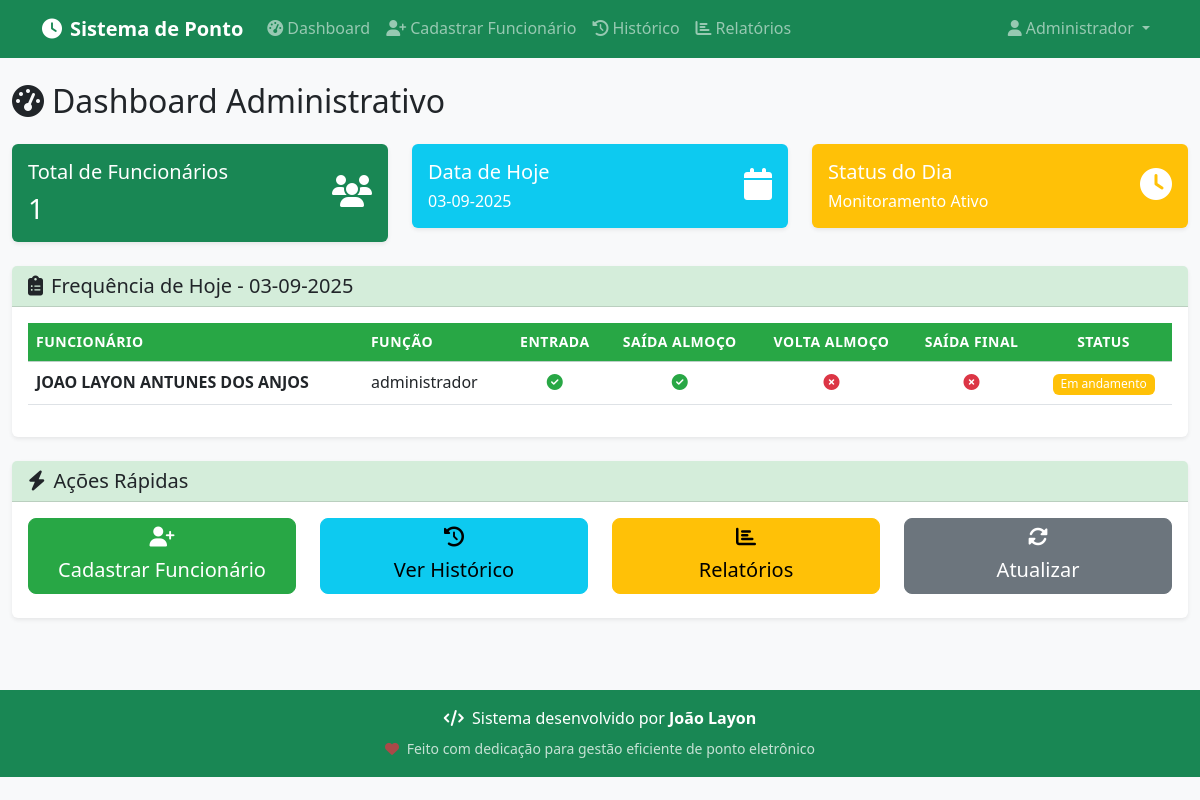
Page /admin (signed in) on the committed database.
### tables this page shows
CREATE TABLE usuarios (
            id INTEGER PRIMARY KEY AUTOINCREMENT,
            nome TEXT NOT NULL,
            cpf TEXT UNIQUE NOT NULL,
            funcao TEXT NOT NULL,
            login TEXT UNIQUE NOT NULL,
            senha TEXT NOT NULL,
            perfil TEXT NOT NULL CHECK (perfil IN ('admin', 'colaborador')),
            created_at TIMESTAMP DEFAULT CURRENT_TIMESTAMP
        );

### routes.py (the view)
@app.route('/admin')
@login_required
def admin_dashboard():
    if current_user.perfil != 'admin':
        flash('Acesso negado!', 'danger')
        return redirect(url_for('employee_dashboard'))
    db = get_db()
    today = get_brasilia_date().strftime('%d-%m-%Y')
    employees_today = db.execute('''
        SELECT u.nome, u.funcao,
               COUNT(CASE WHEN p.tipo = 'entrada' THEN 1 END) as entrada,
               COUNT(CASE WHEN p.tipo = 'saida_almoco' THEN 1 END) as saida_almoco,
               COUNT(CASE WHEN p.tipo = 'volta_almoco' THEN 1 END) as volta_almoco,
               COUNT(CASE WHEN p.tipo = 'saida_final' THEN 1 END) as saida_final
        FROM usuarios u
        LEFT JOIN pontos p ON u.id = p.usuario_id AND p.data = ?
        WHERE u.perfil = 'colaborador'
        GROUP BY u.id, u.nome, u.funcao
        ORDER BY u.nome
    ''', (today,)).fetchall()
    total_employees = db.execute(
        'SELECT COUNT(*) as count FROM usuarios WHERE perfil = "colaborador"'
    ).fetchone()['count']
    return render_template('admin_dashboard.html',
                         employees_today=employees_today,
                         total_employees=total_employees,
                         today=today)

### auth.py (called while the page is built)
@login_manager.user_loader
def load_user(user_id):
    return User.get(user_id)

    @staticmethod
    def get(user_id):
        db = get_db()
        user_data = db.execute(
            'SELECT * FROM usuarios WHERE id = ?', (user_id,)
        ).fetchone()
        if user_data:
            return User(
                id=user_data['id'],
                nome=user_data['nome'],
                cpf=user_data['cpf'],
                funcao=user_data['funcao'],
                login=user_data['login'],
                perfil=user_data['perfil']
            )
        return None

### database.py (called while the page is built)
def get_db():
    if 'db' not in g:
        g.db = sqlite3.connect(DATABASE)
        g.db.row_factory = sqlite3.Row
    return g.db

@app.teardown_appcontext
def close_db_handler(error):
    close_db(error)

### routes.py (called while the page is built)
def get_brasilia_time():
    return datetime.now(BRASIL_TZ)

def get_brasilia_date():
    return get_brasilia_time().date()

### templates/admin_dashboard.html (shortened to what this page needs)
{% extends "base.html" %}
{% block content %}
<div class="row">
    <div class="col-12">
        <h2 class="mb-4">
            <i class="fas fa-tachometer-alt me-2"></i>Dashboard Administrativo
        </h2>
    </div>
</div>
<div class="row mb-4">
    <div class="col-md-4">
        <div class="card bg-success text-white">
            <div class="card-body">
                <div class="d-flex justify-content-between">
                    <div>
                        <h5 class="card-title">Total de Funcionários</h5>
                        <h3 class="mb-0">{{ total_employees }}</h3>
                    </div>
                    <div class="align-self-center">
                        <i class="fas fa-users fa-2x"></i>
                    </div>
                </div>
            </div>
        </div>
    </div>
    <div class="col-md-4">
        <div class="card bg-info text-white">
            <div class="card-body">
                <div class="d-flex justify-content-between">
                    <div>
                        <h5 class="card-title">Data de Hoje</h5>
                        <h6 class="mb-0">{{ today }}</h6>
                    </div>
                    <div class="align-self-center">
                        <i class="fas fa-calendar fa-2x"></i>
                    </div>
                </div>
            </div>
        </div>
    </div>
    <div class="col-md-4">
        <div class="card bg-warning text-white">
            <div class="card-body">
                <div class="d-flex justify-content-between">
                    <div>
                        <h5 class="card-title">Status do Dia</h5>
                        <h6 class="mb-0">Monitoramento Ativo</h6>
                    </div>
                    <div class="align-self-center">
                        <i class="fas fa-clock fa-2x"></i>
                    </div>
                </div>
            </div>
        </div>
    </div>
</div>
<div class="row">
    <div class="col-12">
        <div class="card">
            <div class="card-header">
                <h5 class="card-title mb-0">
                    <i class="fas fa-clipboard-list me-2"></i>Frequência de Hoje - {{ today }}
                </h5>
            </div>
            <div class="card-body">
                {% if employees_today %}
                <div class="table-responsive">
                    <table class="table table-hover">
                        <thead class="table-success">
                            <tr>
                                <th>Funcionário</th>
                                <th>Função</th>
                                <th class="text-center">Entrada</th>
                                <th class="text-center">Saída Almoço</th>
                                <th class="text-center">Volta Almoço</th>
                                <th class="text-center">Saída Final</th>
                                <th class="text-center">Status</th>
                            </tr>
                        </thead>
                        <tbody>
                            {% for employee in employees_today %}
                            <tr>
                                <td>
                                    <strong>{{ employee.nome }}</strong>
                                </td>
                                <td>{{ employee.funcao }}</td>
                                <td class="text-center">
                                    {% if employee.entrada > 0 %}
                                        <i class="fas fa-check-circle text-success"></i>
                                    {% else %}
                                        <i class="fas fa-times-circle text-danger"></i>
                                    {% endif %}
                                </td>
                                <td class="text-center">
                                    {% if employee.saida_almoco > 0 %}
                                        <i class="fas fa-check-circle text-success"></i>
                                    {% else %}
                                        <i class="fas fa-times-circle text-danger"></i>
                                    {% endif %}
                                </td>
                                <td class="text-center">
                                    {% if employee.volta_almoco > 0 %}
                                        <i class="fas fa-check-circle text-success"></i>
                                    {% else %}
                                        <i class="fas fa-times-circle text-danger"></i>
                                    {% endif %}
                                </td>
                                <td class="text-center">
                                    {% if employee.saida_final > 0 %}
                                        <i class="fas fa-check-circle text-success"></i>
                                    {% else %}
                                        <i class="fas fa-times-circle text-danger"></i>
                                    {% endif %}
                                </td>
                                <td class="text-center">
                                    {% set total_punches = employee.entrada + employee.saida_almoco + employee.volta_almoco + employee.saida_final %}
                                    {% if total_punches == 4 %}
                                        <span class="badge bg-success">Completo</span>
                                    {% elif total_punches > 0 %}
                                        <span class="badge bg-warning">Em andamento</span>
                                    {% else %}
                                        <span class="badge bg-danger">Ausente</span>
                                    {% endif %}
                                </td>
                            </tr>
                            {% endfor %}
                        </tbody>
                    </table>
                </div>
                {% endif %}
            </div>
        </div>
    </div>
</div>
<div class="row mt-4">
    <div class="col-12">
        <div class="card">
            <div class="card-header">
                <h5 class="card-title mb-0">
                    <i class="fas fa-bolt me-2"></i>Ações Rápidas
                </h5>
            </div>
            <div class="card-body">
                <div class="row">
                    <div class="col-md-3 mb-2">
                        <a href="{{ url_for('register_employee') }}" class="btn btn-success btn-lg w-100">
                            <i class="fas fa-user-plus d-block mb-2"></i>
                            Cadastrar Funcionário
                        </a>
                    </div>
                    <div class="col-md-3 mb-2">
                        <a href="{{ url_for('punch_history') }}" class="btn btn-info btn-lg w-100">
                            <i class="fas fa-history d-block mb-2"></i>
                            Ver Histórico
                        </a>
                    </div>
                    <div class="col-md-3 mb-2">
                        <a href="{{ url_for('reports') }}" class="btn btn-warning btn-lg w-100">
                            <i class="fas fa-chart-bar d-block mb-2"></i>
                            Relatórios
                        </a>
                    </div>
                    <div class="col-md-3 mb-2">
                        <button class="btn btn-secondary btn-lg w-100" onclick="refreshPage()">
                            <i class="fas fa-sync-alt d-block mb-2"></i>
                            Atualizar
                        </button>
                    </div>
                </div>
            </div>
        </div>
    </div>
</div>
{% endblock %}

### templates/base.html (shortened to what this page needs)
<!DOCTYPE html>
<html lang="pt-BR">
<head>
    <link href="https://cdn.jsdelivr.net/npm/bootstrap@5.3.0/dist/css/bootstrap.min.css" rel="stylesheet">
    <link href="https://cdnjs.cloudflare.com/ajax/libs/font-awesome/6.4.0/css/all.min.css" rel="stylesheet">
    <link href="{{ url_for('static', filename='style.css') }}" rel="stylesheet">
</head>
<body>
    {% if current_user.is_authenticated %}
    <nav class="navbar navbar-expand-lg navbar-dark bg-success">
        <div class="container">
            <a class="navbar-brand" href="{{ url_for('index') }}">
                <i class="fas fa-clock me-2"></i>Sistema de Ponto
            </a>
            <div class="collapse navbar-collapse" id="navbarNav">
                <ul class="navbar-nav me-auto">
                    {% if current_user.perfil == 'admin' %}
                    <li class="nav-item">
                        <a class="nav-link" href="{{ url_for('admin_dashboard') }}">
                            <i class="fas fa-tachometer-alt me-1"></i>Dashboard
                        </a>
                    </li>
                    <li class="nav-item">
                        <a class="nav-link" href="{{ url_for('register_employee') }}">
                            <i class="fas fa-user-plus me-1"></i>Cadastrar Funcionário
                        </a>
                    </li>
                    <li class="nav-item">
                        <a class="nav-link" href="{{ url_for('punch_history') }}">
                            <i class="fas fa-history me-1"></i>Histórico
                        </a>
                    </li>
                    <li class="nav-item">
                        <a class="nav-link" href="{{ url_for('reports') }}">
                            <i class="fas fa-chart-bar me-1"></i>Relatórios
                        </a>
                    </li>
                    {% endif %}
                </ul>
                <ul class="navbar-nav">
                    <li class="nav-item dropdown">
                        <a class="nav-link dropdown-toggle" href="#" role="button" data-bs-toggle="dropdown">
                            <i class="fas fa-user me-1"></i>{{ current_user.nome }}
                        </a>
                    </li>
                </ul>
            </div>
        </div>
    </nav>
    {% endif %}
    <main class="container-fluid py-4">
        {% block content %}{% endblock %}
    </main>
    <footer class="footer bg-success text-white text-center py-3 mt-5">
        <div class="container">
            <div class="row">
                <div class="col-12">
                    <p class="mb-1">
                        <i class="fas fa-code me-1"></i>
                        Sistema desenvolvido por <strong>João Layon</strong>
                    </p>
                    <p class="mb-0">
                        <small class="opacity-75">
                            <i class="fas fa-heart me-1 text-danger"></i>
                            Feito com dedicação para gestão eficiente de ponto eletrônico
                        </small>
                    </p>
                </div>
            </div>
        </div>
    </footer>
</body>
</html>

### static/style.css (style rules this page uses)
* { box-sizing: border-box; }
:root { --primary-green: #28a745; --dark-green: #1e7e34; --light-green: #d4edda; --success-green: #155724; --shadow-sm: 0 0.125rem 0.25rem rgba(0, 0, 0, 0.075); --shadow-md: 0 0.5rem 1rem rgba(0, 0, 0, 0.15); --border-radius: 0.375rem; --transition-fast: 0.15s ease-in-out; --transition-normal: 0.3s ease; }
body { background-color: #f8f9fa; font-family: 'Segoe UI', Tahoma, Geneva, Verdana, sans-serif; line-height: 1.6; margin: 0; padding: 0; }
.btn-success { background-color: var(--primary-green); border-color: var(--primary-green); }
.navbar-brand { font-weight: 600; font-size: 1.25rem; }
.navbar-nav .nav-link { transition: background-color var(--transition-fast); border-radius: var(--border-radius); }
.card { border: none; box-shadow: var(--shadow-sm); transition: box-shadow var(--transition-fast); border-radius: var(--border-radius); }
.card-header { background-color: var(--light-green); border-bottom: 1px solid rgba(0, 0, 0, 0.125); font-weight: 600; }
.table th { border-top: none; font-weight: 600; text-transform: uppercase; font-size: 0.875rem; letter-spacing: 0.5px; }
.table-success th { background-color: var(--primary-green); color: white; }
.badge { font-size: 0.75rem; font-weight: 500; }
.text-success { color: var(--primary-green) !important; }
.text-danger { color: #dc3545 !important; }
.footer { background-color: var(--primary-green); color: white; padding: 1rem 0; margin-top: 2rem; }

### rows in the picture
usuarios: nome "Administrador"
usuarios: nome "JOAO LAYON ANTUNES DOS ANJOS", funcao "administrador"

### other values in the picture
{{ total_employees }} "1"
{{ today }} "03-09-2025"
